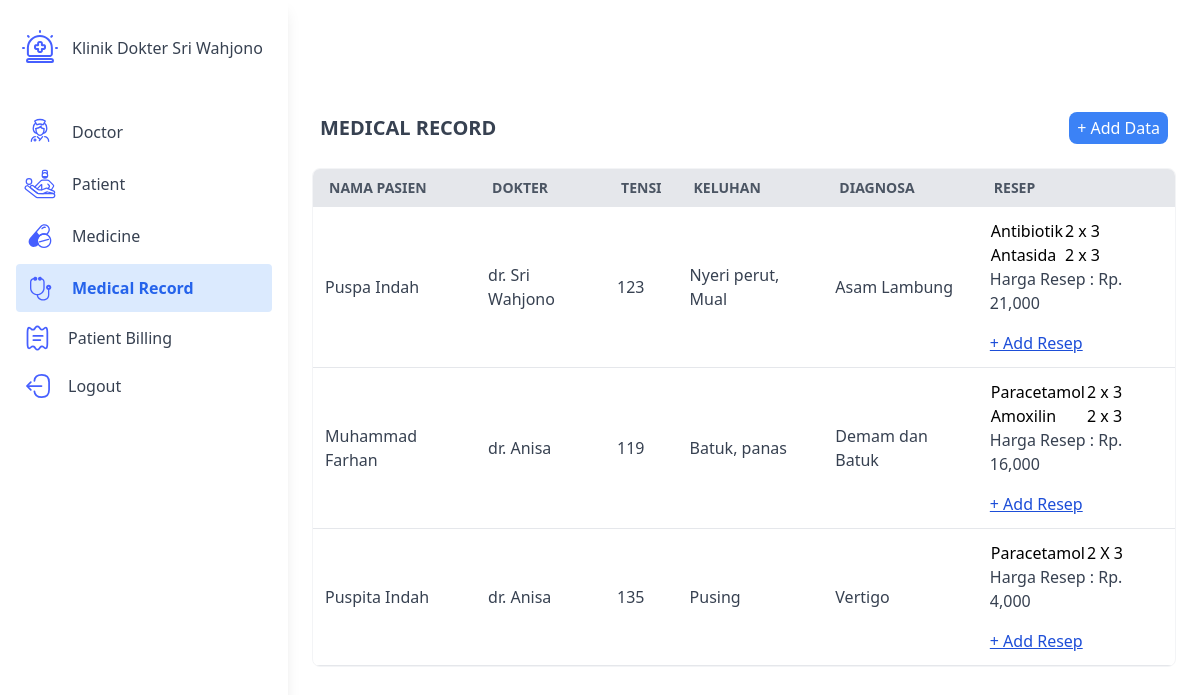
Page /pemeriksaan/view.php (signed in) on the earlier database version.
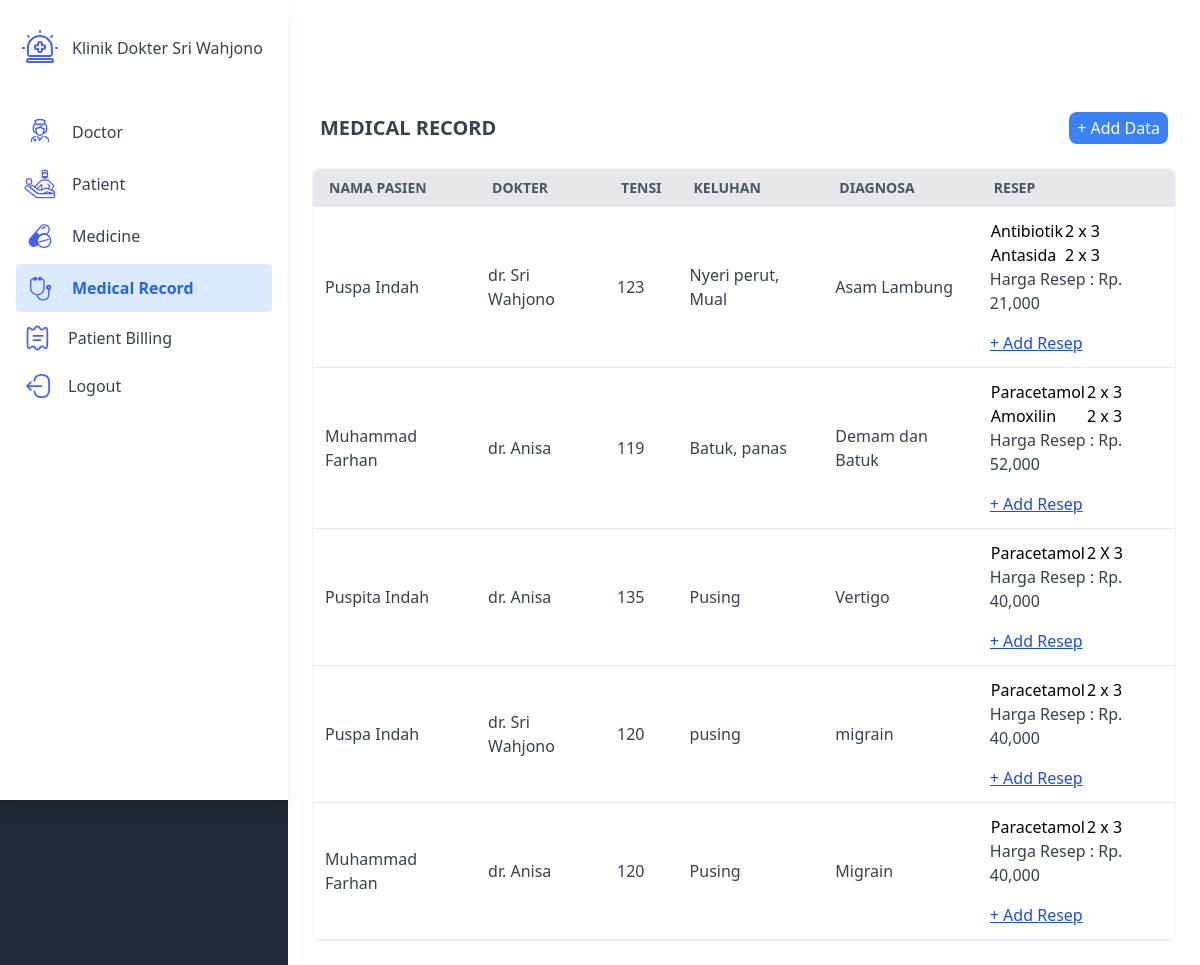
Same page on the later database version.
### tables this page shows
CREATE TABLE `pemeriksaan` (
  `id_pemeriksaan` int NOT NULL,
  `id_pasien` int NOT NULL,
  `id_dokter` int NOT NULL,
  `tensi` int NOT NULL,
  `keluhan` varchar(50) NOT NULL,
  `diagnosa` varchar(50) NOT NULL,
  `harga_resep` int DEFAULT '0'
);

CREATE TABLE `pasien` (
  `id_pasien` int NOT NULL,
  `nama_pasien` varchar(25) NOT NULL,
  `jenis_kelamin` varchar(25) NOT NULL,
  `usia` int NOT NULL,
  `alamat` varchar(50) NOT NULL
);

CREATE TABLE `dokter` (
  `id_dokter` int NOT NULL,
  `nama_dokter` varchar(25) NOT NULL,
  `telp` varchar(12) NOT NULL
);

CREATE TABLE `resep` (
  `id_resep` int NOT NULL,
  `id_obat` int NOT NULL,
  `id_pemeriksaan` int NOT NULL,
  `aturan_obat` varchar(25) NOT NULL,
  `jumlah_obat` int NOT NULL
);

CREATE TABLE `obat` (
  `id_obat` int NOT NULL,
  `nama_obat` varchar(25) NOT NULL,
  `deskripsi` varchar(50) NOT NULL,
  `harga` int NOT NULL
);

### pemeriksaan/view.php (the view, shortened to what this page needs)
<?php
$current_page = 'pemeriksaan';
?>
<main class="flex min-h-screen">
	<div class="w-72 bg-gray-800 text-white">
        <?php include '../components/sidebar.php'; ?>
    </div>
    <div class="flex-1 p-6">
        <section class="">
            <div class="flex justify-between items-center p-2">
                <p class="text-xl text-gray-700 font-bold mt-20">MEDICAL RECORD</p>
                <a href="add.php" class="bg-blue-500 text-white font-medium py-1 px-2 rounded-lg hover:bg-blue-700 transition mt-20">
                    + Add Data
                </a>
            </div>
			<div class="overflow-x-auto mt-4">
					<table class="min-w-full bg-white border border-gray-100 rounded-lg overflow-hidden border-separate" style="border-spacing: 0">
						<thead>
							<tr class="bg-gray-200 text-gray-600 uppercase text-sm leading-normal border-b border-gray-200 text-left">
								<th class="py-2 px-4 border-b">Nama Pasien</th>
								<th class="py-2 px-4 border-b">Dokter</th>
								<th class="py-2 px-4 border-b">Tensi</th>
								<th class="py-2 px-4 border-b">Keluhan</th>
								<th class="py-2 px-4 border-b">Diagnosa</th>
								<th class="py-2 px-4 border-b">Resep</th>
							</tr>
						</thead>
						<tbody class="text-gray-700 text-base font-normal">
							<?php
							include '../connect.php';
							$query = "SELECT * FROM pemeriksaan
										INNER JOIN pasien ON pasien.id_pasien = pemeriksaan.id_pasien
										INNER JOIN dokter ON dokter.id_dokter = pemeriksaan.id_dokter ";
							$query_run = mysqli_query($conn, $query);
							if (mysqli_num_rows($query_run) > 0) {
								foreach ($query_run as $data) {
									$queryresep = "SELECT * FROM resep
													INNER JOIN obat ON obat.id_obat = resep.id_obat WHERE id_pemeriksaan = " . $data['id_pemeriksaan'];
									$queryresep_run = mysqli_query($conn, $queryresep);
									$total_harga_resep = 0;
									?>
									<tr>
										<td class="p-3 border-b"><?= $data['nama_pasien']; ?></td>
										<td class="p-3 border-b"><?= $data['nama_dokter']; ?></td>
										<td class="p-3 border-b"><?= $data['tensi']; ?></td>
										<td class="p-3 border-b"><?= $data['keluhan']; ?></td>
										<td class="p-3 border-b"><?= $data['diagnosa']; ?></td>
										<td class="p-3 border-b">
											<table class="table">
												<?php foreach ($queryresep_run as $data1) : ?>
													<tr>
														<td><?= $data1['nama_obat']; ?></td>
														<td><?= $data1['aturan_obat']; ?></td>
													</tr>
													<?php
														$harga_resep = $data1['harga'] * $data1['jumlah_obat'];
														$total_harga_resep += $harga_resep;
													?>
												<?php endforeach ?>
											</table>
											<div class="total-resep mb-4">
												Harga Resep : Rp. <?= number_format($total_harga_resep); ?>
											</div>
											<a href="form-resep.php?id_pemeriksaan=<?= $data['id_pemeriksaan']; ?>" class="text-blue-700 font-medium underline">+ Add Resep</a>
										</td>
									</tr>
							<?php
								}
							} else {
								echo "<h5>No Record Found</h5>";
							}
							?>
						</tbody>
						</table>
					</div>
				</section>
		</div>
		</main>
	</body>
</html>

### components/sidebar.php (shortened to what this page needs)
<!DOCTYPE html>
<html lang="en">
    <head>
        <script src="https://cdn.tailwindcss.com"></script>
        <link href="https://cdn.jsdelivr.net/npm/tailwindcss@2.2.19/dist/tailwind.min.css" rel="stylesheet" />
    </head>
    <body>
		<aside class="w-72 bg-white shadow-lg h-screen fixed">
		<div class="mt-2 p-4 flex items-center">
			<img src="../assets/images/hospital.svg" alt="Logo" class="w-12 h-12" />
			<div class="ml-2">
				<p class="text-base font-medium text-gray-700">Klinik Dokter Sri Wahjono</p>
			</div>
		</div>
		<nav class="flex flex-col p-4">
			<a href="../dokter/view.php"
				class="flex items-center p-2 rounded mt-1 <?= ($current_page === 'dokter')
					? 'bg-blue-100 text-blue-600 font-semibold'
					: 'text-gray-700 hover:bg-blue-100' ?>">
				<img src="../assets/images/doctor.svg" class="w-8 h-8" />
				<p class="ml-4 text-base">Doctor</p>
			</a>
			<a href="../pasien/view.php"
				class="flex items-center p-2 rounded mt-1 <?= ($current_page === 'pasien')
					? 'bg-blue-100 text-blue-600 font-semibold'
					: 'text-gray-700 hover:bg-blue-100' ?>">
				<img src="../assets/images/patient hospital.svg" class="w-8 h-8" />
				<p class="ml-4 text-base">Patient</p>
			</a>
			<a href="../obat/view.php"
				class="flex items-center p-2 rounded mt-1 <?= ($current_page === 'obat')
					? 'bg-blue-100 text-blue-600 font-semibold'
					: 'text-gray-700 hover:bg-blue-100' ?>">
				<img src="../assets/images/medicine.svg" class="w-8 h-8" />
				<p class="ml-4 text-base">Medicine</p>
			</a>
			<a href="../pemeriksaan/view.php"
				class="flex items-center p-2 rounded mt-1 <?= ($current_page === 'pemeriksaan')
					? 'bg-blue-100 text-blue-600 font-semibold'
					: 'text-gray-700 hover:bg-blue-100' ?>">
				<img src="../assets/images/pemeriksaan.svg" class="w-8 h-8" />
				<p class="ml-4 text-base">Medical Record</p>
			</a>
			<a href="../transaksi/view.php"
				class="flex items-center p-2 rounded mt-1 <?= ($current_page === 'transaksi')
					? 'bg-blue-100 text-blue-600 font-semibold'
					: 'text-gray-700 hover:bg-blue-100' ?>">
				<img src="../assets/images/transaction.svg" class="w-7 h-7" />
				<p class="ml-4 text-base">Patient Billing</p>
			</a>
			<a href="/pasien-klinik/login.php"
				class="flex items-center p-2 rounded mt-1 text-gray-700 hover:bg-blue-100">
				<img src="../assets/images/logout.svg" class="w-7 h-7" />
				<p class="ml-4 text-base">Logout</p>
			</a>
		</nav>
	</aside>

Differences in the rows shown:
changed pemeriksaan "Batuk, panas": total_harga_resep "16,000" → "52,000"
changed pemeriksaan "Vertigo": total_harga_resep "4,000" → "40,000"
added pemeriksaan: id_pasien.nama_pasien "Puspa Indah", id_dokter.nama_dokter "dr. Sri Wahjono", tensi "120", keluhan "pusing", diagnosa "migrain", total_harga_resep "40,000"
added resep: id_obat.nama_obat "Paracetamol", aturan_obat "2 x 3", shown under "Puspa Indah"
added pemeriksaan: id_pasien.nama_pasien "Muhammad Farhan", id_dokter.nama_dokter "dr. Anisa", tensi "120", keluhan "Pusing", diagnosa "Migrain", total_harga_resep "40,000"
added resep: id_obat.nama_obat "Paracetamol", aturan_obat "2 x 3", shown under "Muhammad Farhan"
